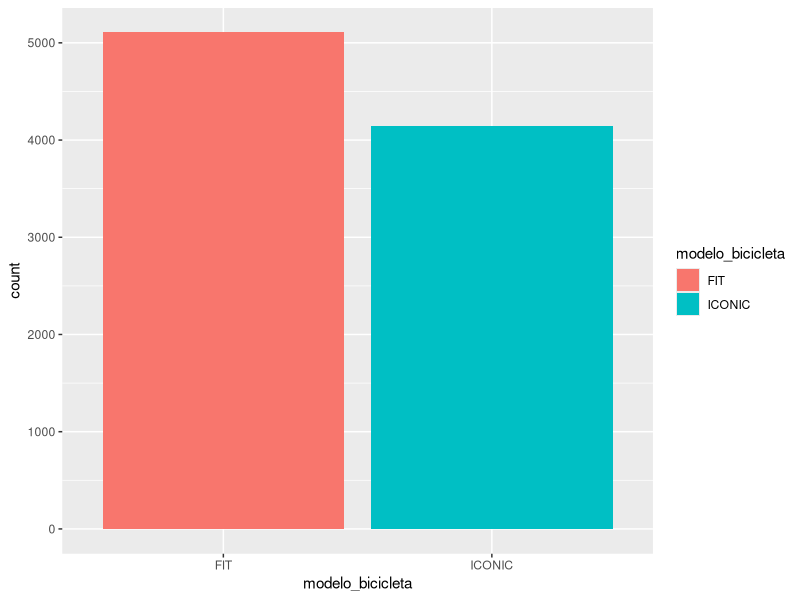
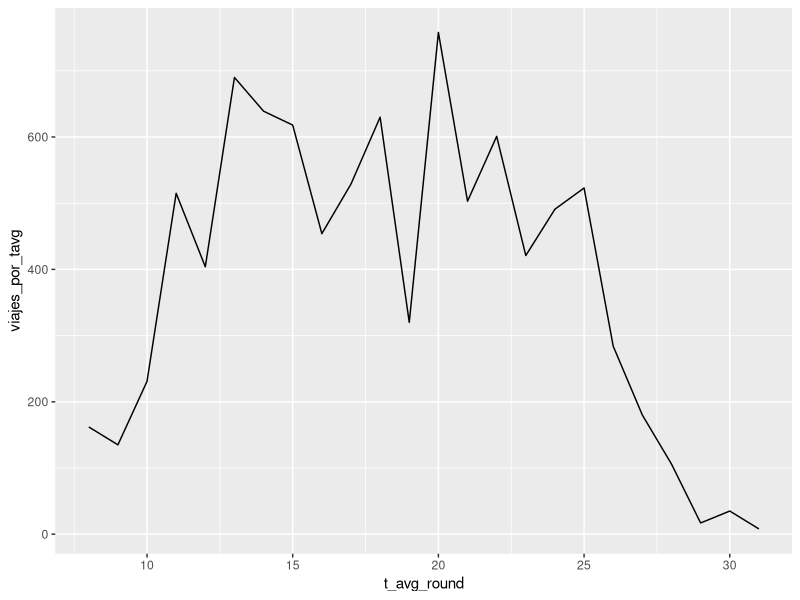
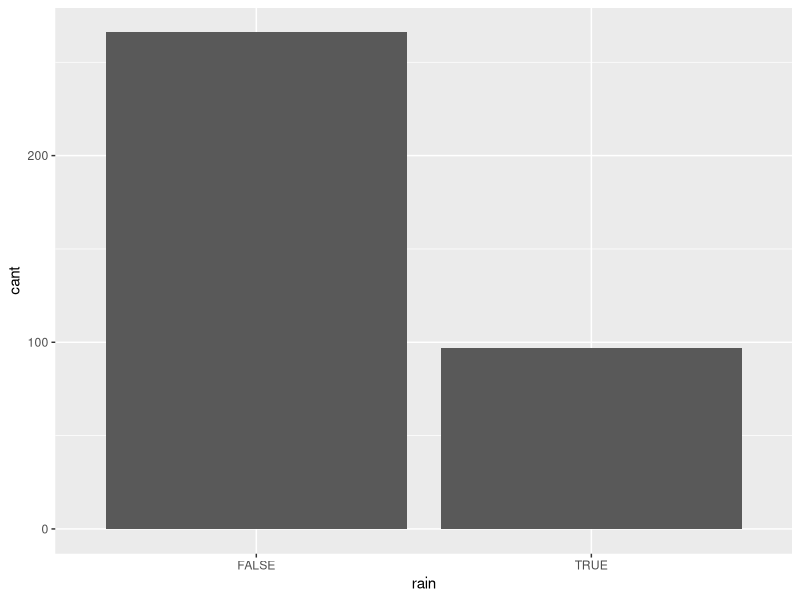
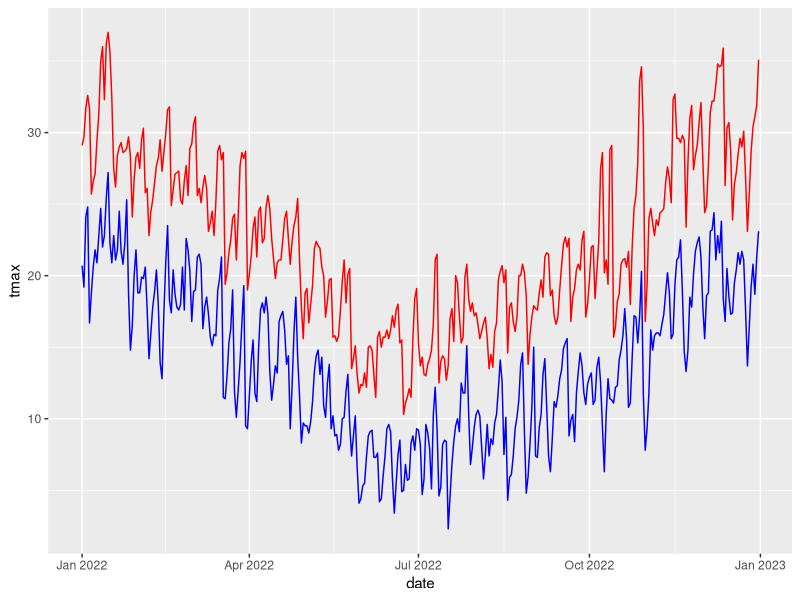
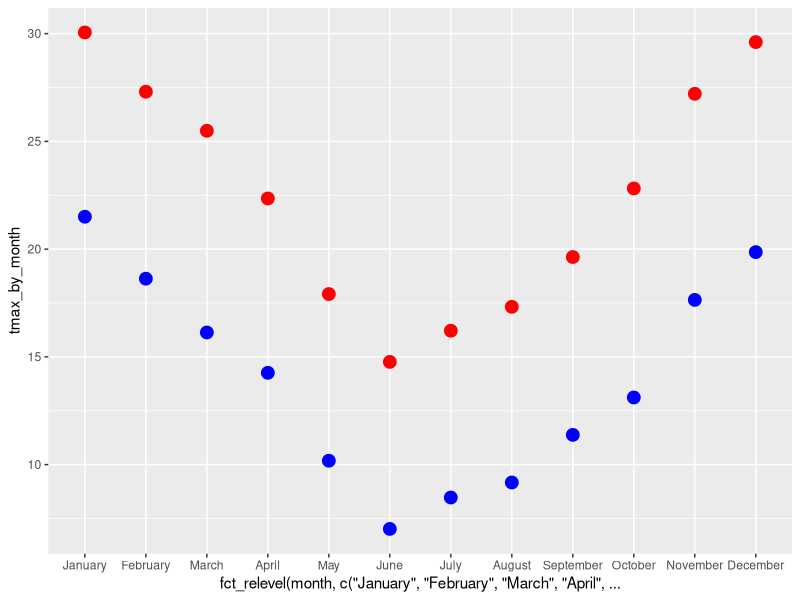
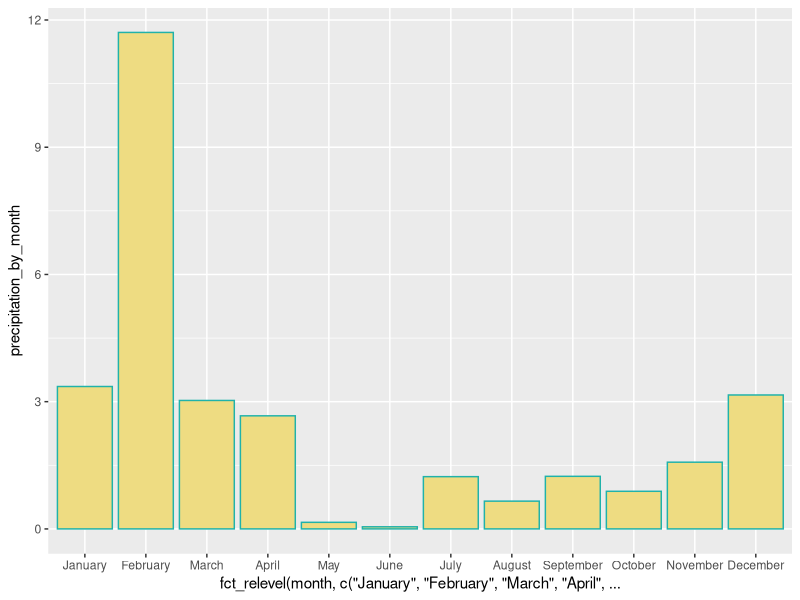
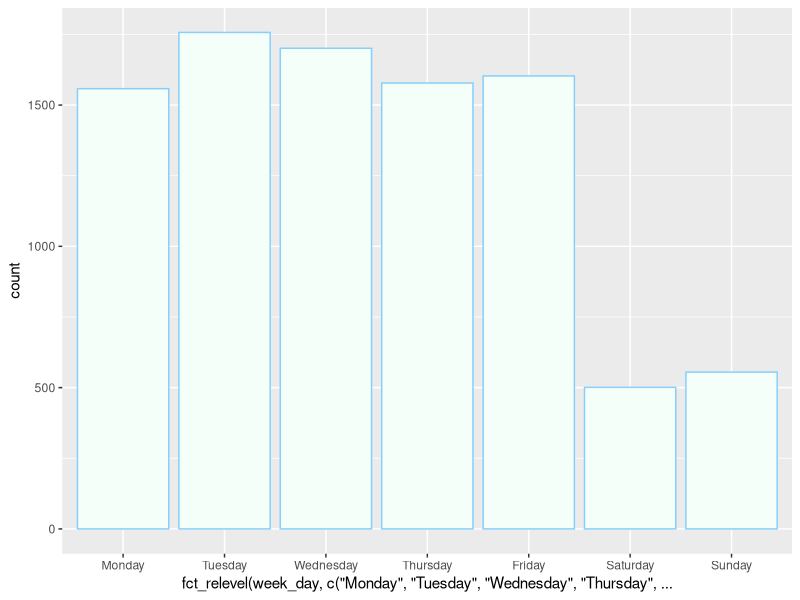
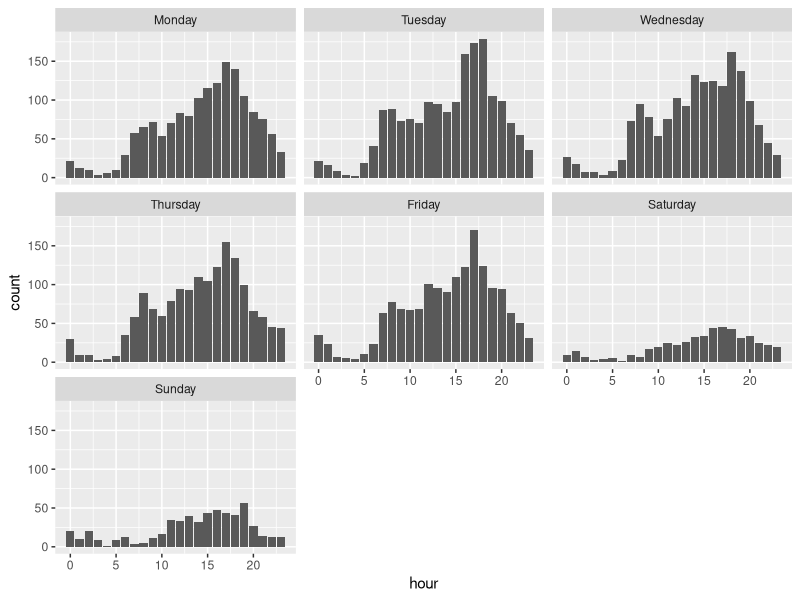

Here is the R script that generated these plots, in order: (Note: this script raises an error after producing the figures.)

#Librerias ----
library(readr)
library(tidyverse)



#Dataframes ----

#Lectura de dataframes. Para leer los archivos csv usamos el comando read_csv.

clima_aeroparque_BA_2022 <- read_csv("Data/Clima_Aeroparque_BA.csv")

bike_trips_2022 <- read_csv("Data/trips_2022_reducido.csv")

#Filtramos el dataframe de bicis
bike_trips_2022_5_to_60_min <- bike_trips_2022 %>% 
  filter(between(duracion_recorrido, left = 60*5, right = 60*60))

#Dtaframe de bicis filtrado con 3 variables mas: mes, dia de la semana y horario
month_day_hour_bike_trips_2022_5_to_60_min <- bike_trips_2022_5_to_60_min %>% 
  mutate(date = fecha,
         month = months(fecha_origen_recorrido), 
         hour = hour(fecha_origen_recorrido), 
         week_day = weekdays(fecha),
         es_feriado = (fecha %in% c("2022-01-01", "2022-02-28", "2022-03-01", "2022-03-24", "2022-04-02", "2022-04-14", "2022-04-15", "2022-04-16", "2022-04-17", "2022-04-22", "2022-04-23", "2022-04-24", "2022-05-01", "2022-05-02", "2022-05-18", "2022-05-25", "2022-06-17", "2022-06-20", "2022-07-09", "2022-07-30", "2022-08-15", "2022-09-26", "2022-09-27", "2022-10-05", "2022-10-07", "2022-10-10", "2022-11-20", "2022-11-21", "2022-12-08", "2022-12-09", "2022-12-25" )))
         

#Dtaframe del clima con 1 variables mas: mes
clima_aeroparque_BA_2022_bymonth_and_raintype <- clima_aeroparque_BA_2022 %>% 
  mutate(month = months(date),
         rain = (prcp > 0),
         tipo_lluvia = case_when(prcp > 0 & prcp <= 3 ~ "debil",
                                 prcp > 3.0 & prcp <= 6.5 ~ "ligera",
                                 prcp > 6.5 & prcp <= 16.0 ~ "moderada",
                                 prcp > 16.0 & prcp <= 40.0 ~ "fuerte",
                                 prcp > 100.0 ~ "torrencial",
                                 .default = "no llovio")) 


  
  


#Dataframe bike_trips_2022_5_to_60_min ----

#esto es un resumen del datarframe de bicis con viajes entre 5 a 20 minutos
summary_bike_trips_2022_5_to_60_min <- summary(month_day_hour_bike_trips_2022_5_to_60_min) 

#visualizacion de viajes en minutos
trips_duration_in_minutes <- bike_trips_2022_5_to_60_min %>% 
  mutate(duracion_recorrido = duracion_recorrido/60) %>% 
  ggplot(mapping = aes(x = duracion_recorrido)) +
  geom_histogram(colour = "#E6AC6E", fill = "beige", bins = 11) +
  labs(x = "Duracion", y = "Cantidad", title = "Duracion de los recorridos en minutos")

#dataframe con el viaje promedio y la mediana
promedio_y_mediana_de_viajes <-  bike_trips_2022_5_to_60_min %>% 
  mutate(duracion_recorrido = duracion_recorrido/60) %>% 
  summarise("viaje promedio" = mean(duracion_recorrido), mediana = median(duracion_recorrido))

#visualizacion de viajes por mes
trips_by_month <- month_day_hour_bike_trips_2022_5_to_60_min %>% 
  ggplot(mapping = aes(x = fct_relevel(month, c("January", "February", "March", "April", "May", "June", "July", "August", "September", "October", "November", "December")))) +
  geom_bar(fill = "mintcream", colour = "lightskyblue") +
  labs(x = "Mes", y = "Cantidad")

#visualizacion de viajes por dia
trips_by_day <- month_day_hour_bike_trips_2022_5_to_60_min %>% 
  ggplot(mapping = aes(x = fct_relevel(week_day, c("Monday", "Tuesday", "Wednesday", "Thursday", "Friday", "Saturday", "Sunday"))))+
  geom_bar(fill = "mintcream", colour = "lightskyblue")

#visualizacion de viajes por hora
trips_by_hour <- month_day_hour_bike_trips_2022_5_to_60_min %>% 
  ggplot(mapping = aes(x = hour)) +
  geom_bar(fill = "mintcream", colour = "lightskyblue") +
  labs(x = "Horario", y = "Cantidad")

#visualizacion de viajes por mes y hora
trips_by_month_and_hour <- month_day_hour_bike_trips_2022_5_to_60_min %>% 
  group_by(month) %>% 
  ggplot(mapping = aes(x = hour)) +
  geom_bar() +
  facet_wrap(~fct_relevel(month, c("January", "February", "March", "April", "May", "June", "July", "August", "September", "October", "November", "December")))

#visualizacion de viajes por dia y hora
trips_by_day_and_hour <- month_day_hour_bike_trips_2022_5_to_60_min %>% 
  group_by(week_day) %>% 
  ggplot(mapping = aes(x = hour)) +
  geom_bar() +
  facet_wrap(~fct_relevel(week_day, c("Monday", "Tuesday", "Wednesday", "Thursday", "Friday", "Saturday", "Sunday")))

#dataframe con la cantidad de estaciones de origen 
origin_trip <- bike_trips_2022_5_to_60_min %>% 
  select(id_estacion_origen, nombre_estacion_origen) %>% 
  group_by(id_estacion_origen, nombre_estacion_origen) %>% 
  summarise(amount_by_station = n()) %>% 
  arrange(desc(amount_by_station))

#dataframe con la cantidad de estaciones de llegada
destination_trip <- bike_trips_2022_5_to_60_min %>% 
  select(id_estacion_destino, nombre_estacion_destino) %>% 
  group_by(id_estacion_destino, nombre_estacion_destino) %>% 
  summarise(amount_by_station = n()) %>% 
  arrange(desc(amount_by_station)) 

#viajes mas comunes
common_trips <- bike_trips_2022_5_to_60_min %>% 
  select(id_estacion_origen, nombre_estacion_origen, id_estacion_destino, nombre_estacion_destino) %>% 
  group_by(id_estacion_origen, nombre_estacion_origen, id_estacion_destino, nombre_estacion_destino) %>% 
  summarise(amount = n()) %>% 
  arrange(desc(amount))

#tipo de bici
bike_type <- bike_trips_2022_5_to_60_min %>% 
  select(modelo_bicicleta) %>% 
  ggplot(mapping = aes(x = modelo_bicicleta, fill = modelo_bicicleta)) +
  geom_bar()

#uso de bicis por genero
use_of_bikes_by_gender <- bike_trips_2022_5_to_60_min %>% 
  select(Género) %>% 
  filter(!is.na(Género)) %>% 
  ggplot(mapping = aes(x = Género, fill = Género)) + 
  geom_bar()


#uso de bicis dia comunes vs feriados
#tenemos 31 feriados y (365 - 31) = 334 no feriados 
uso_feriado_vs_no_feriado <- month_day_hour_bike_trips_2022_5_to_60_min %>% 
  group_by(es_feriado) %>% 
  summarise(cant_viajes = n())

viajes_promedio_feriados <- c(uso_feriado_vs_no_feriado[1,2] / 334, uso_feriado_vs_no_feriado[2,2] / 31)



#Dataframe clima_aeroparque_BA_2022 ----

#dataframe summary del clima
summary_weather <- summary(clima_aeroparque_BA_2022_bymonth_and_raintype)

#grafico de temperaturas por mes
grafico_temperatura_por_mes <- clima_aeroparque_BA_2022_bymonth_and_raintype %>% 
  select(tmin, tmax, tavg, month) %>% 
  group_by(month) %>% 
  summarise(tmin_by_month = mean(tmin), tmax_by_month = mean(tmax), tavg_by_month = mean(tavg)) %>% 
  ggplot(mapping = aes(x = fct_relevel(month, c("January", "February", "March", "April", "May", "June", "July", "August", "September", "October", "November", "December")), y = tmax_by_month)) +
  geom_point(colour = "red", size = 4) +
  geom_point(aes(x = fct_relevel(month, c("January", "February", "March", "April", "May", "June", "July", "August", "September", "October", "November", "December")), y = tmin_by_month), color = "blue", size = 4)

#grafico de temperaturas por dia
grafico_temperatura_por_dia <- clima_aeroparque_BA_2022_bymonth_and_raintype %>% ggplot(mapping = aes(x = date, y = tmax)) +
  geom_line(colour = "red") +
  geom_line(aes(y = tmin), colour = "blue")

#precipitaciones por mes
precipitaciones_por_mes <- clima_aeroparque_BA_2022_bymonth_and_raintype %>% 
  group_by(month) %>% 
  filter(!is.na(prcp)) %>% 
  summarise(precipitation_by_month = mean(prcp)) %>% 
  ggplot(mapping = aes(x = fct_relevel(month, c("January", "February", "March", "April", "May", "June", "July", "August", "September", "October", "November", "December")), y = precipitation_by_month)) +
  geom_col(fill = "lightgoldenrod2", colour = "lightseagreen")

#dias de lluvias
grafico_dias_de_lluvias <- clima_aeroparque_BA_2022_bymonth_and_raintype %>% 
  filter(!is.na(prcp)) %>% 
  group_by(rain) %>% 
  summarise(cant = n()) %>% 
  ggplot(mapping = aes(x = rain, y = cant)) +
  geom_col()

#FULL JOIN DE DATAFRAMES
bikes_and_weather <- full_join(month_day_hour_bike_trips_2022_5_to_60_min, clima_aeroparque_BA_2022_bymonth_and_raintype, by = "date")

#uso de bicis por temperatura_promedio
bikes_by_temp <- bikes_and_weather %>% 
  mutate(t_avg_round = round(tavg)) %>% 
  group_by(t_avg_round) %>% 
  summarise(viajes_por_tavg = n()) %>% 
  ggplot(mapping = aes(x = t_avg_round, y = viajes_por_tavg)) +
  geom_line()

#uso de bicis por precipitaciones
uso_de_bicis_segun_precipitaciones <- bikes_and_weather %>% 
  filter(!is.na(prcp)) %>% 
  group_by(rain) %>% 
  summarise(viajes_promedios = n())

promedio_de_viajes_dias_lluviosos_vs_no <- c(uso_de_bicis_segun_precipitaciones[1,2]/266, uso_de_bicis_segun_precipitaciones[2,2]/97)

#uso de bicis segun la potencialidad de lluvias
grafico_de_uso_De_bicis_segun_lluvia <- bikes_and_weather_raintype %>% 
  filter(tipo_lluvia != "no llovio") %>% 
  ggplot(mapping = aes(x = fct_relevel(tipo_lluvia, c("debil", "ligera", "moderada", "fuerte", "torrencial")))) +
  geom_bar()

bikes_and_weather %>% select(fecha, tipo_lluvia) %>% distinct() %>% group_by(tipo_lluvia) %>% summarise(cant = n())

bikes_and_weather %>% group_by(tipo_lluvia) %>% summarise(cant = n())
